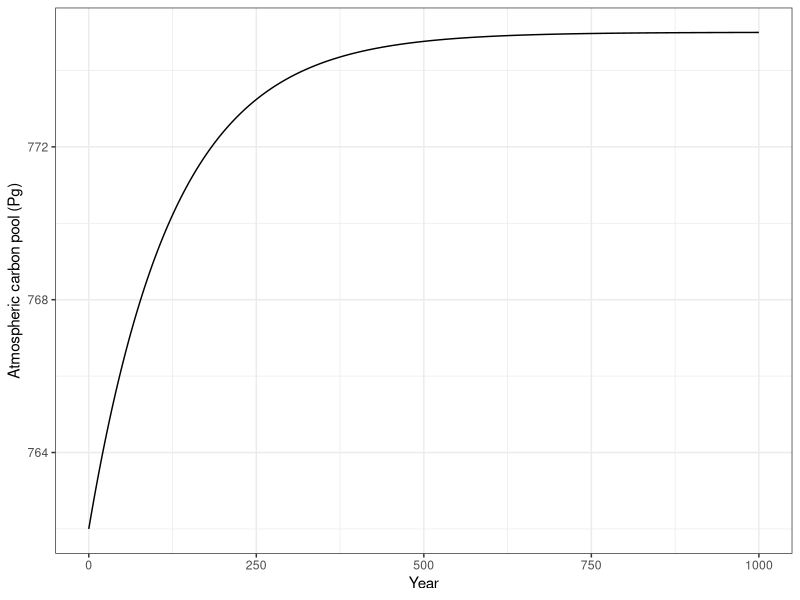
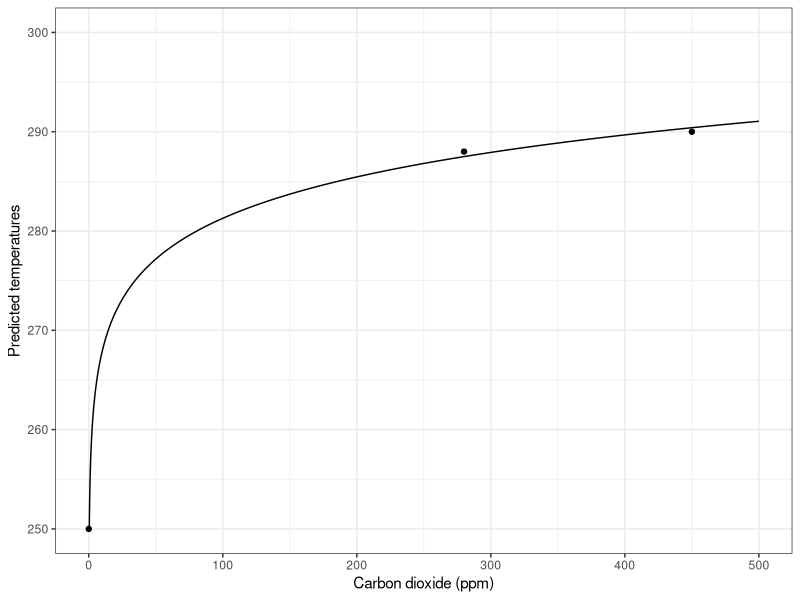
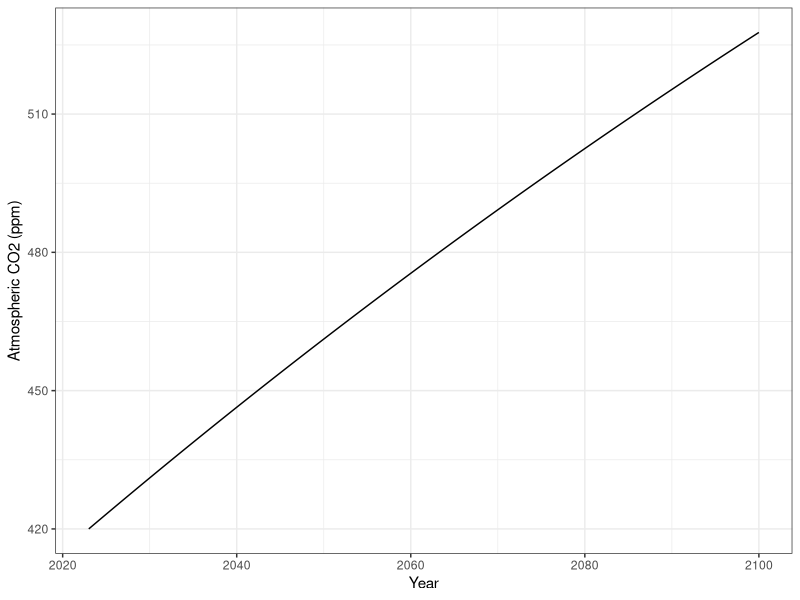
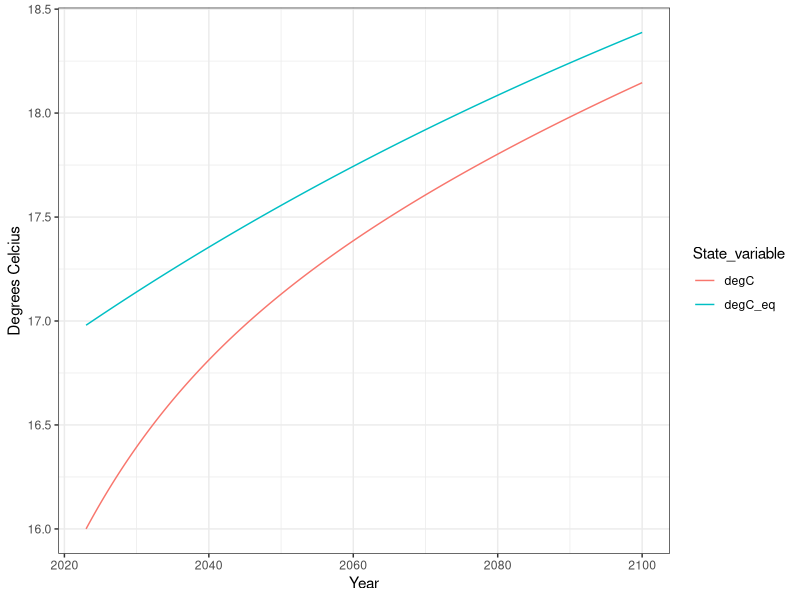
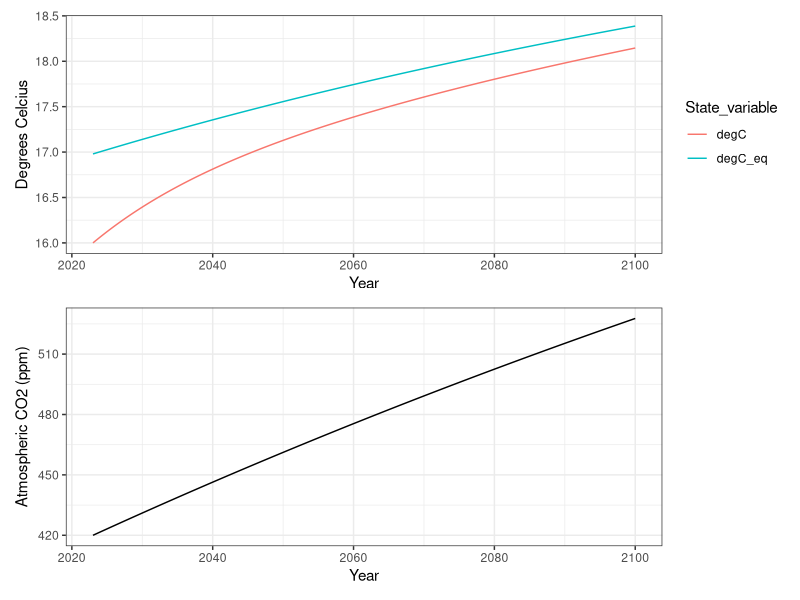
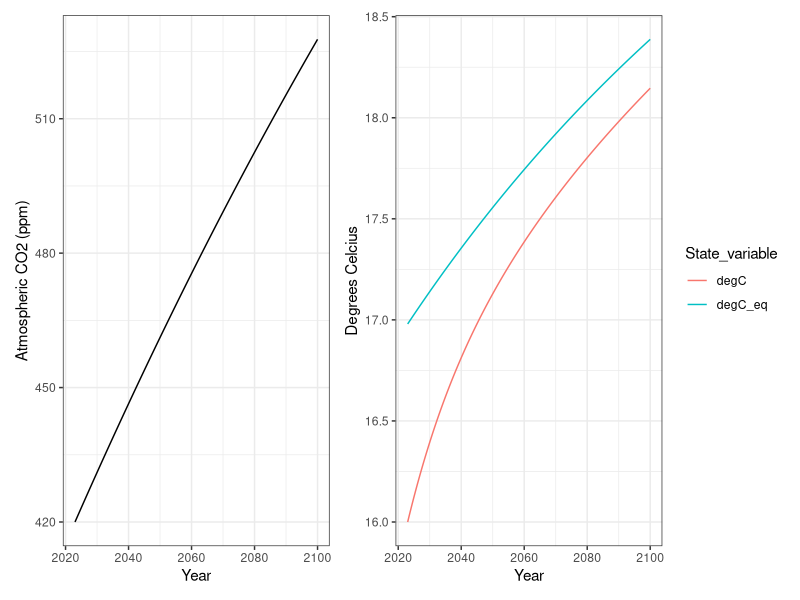
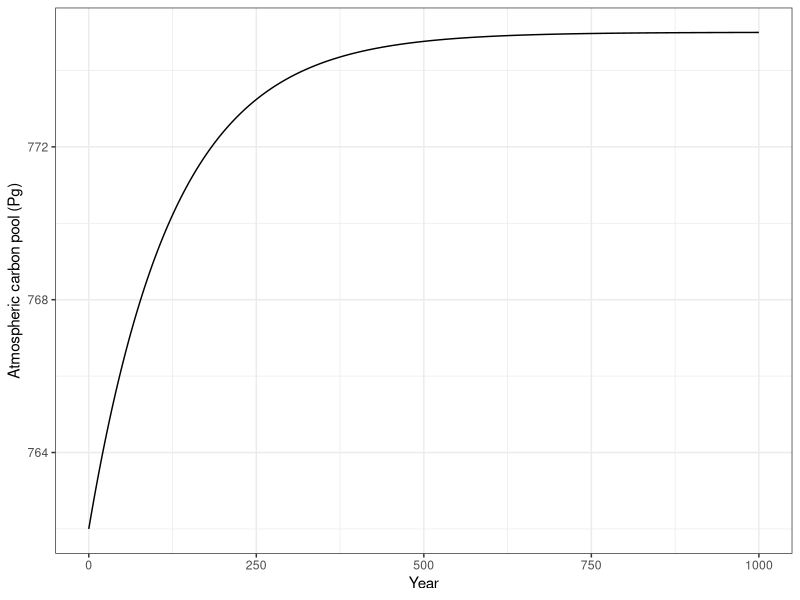
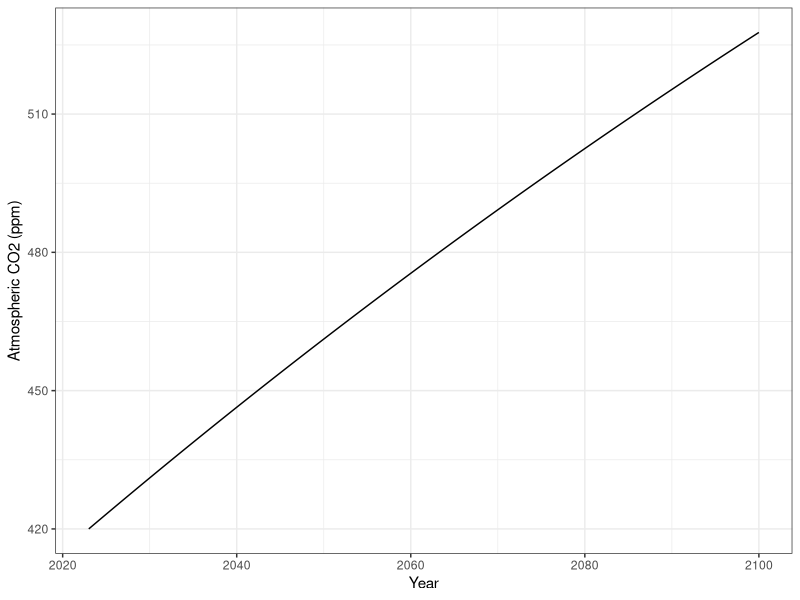

Write R code to recreate these figures, in order.
## ---- chunk 1
getwd()
## ---- chunk 2
#| message: false
## This script is for chapter XX in Hank's Intro to Ecology primer.

## We always use...
library(tidyverse)
## or usually just ggplot2 and dplyr packages within the tidyverse.
## In this chapter we also need
library(deSolve)
# for solving or integrating differential equations
## ---- chunk 3
or <- 91 # diffusion out of the ocean, due to respiration of microbes
ro <- 1 # river outgassing (diffusion)
fi <- 4 # fire
cp <- 0.1 # cement production
ff <- 7.6 # fossil fuel combustion (1998) 
lu <- 1.5 # land use change 
tr <- 56 # terrestrial respiration
inputs <- or + ro + fi + cp + ff + lu + tr
inputs
## ---- chunk 4
npp.o <- 92 # net primary production in the ocean (diffusion)
we <- 0.2 # Weathering of carbonate rock
ls <- 2.8 # land sink (burial)
npp.l <- 60 # net primary production on land

outputs <- npp.o + we + ls + npp.l
outputs
## ---- chunk 5
net.flux <- inputs - outputs
net.flux # in Pg C per year
## ---- chunk 6
# the pool
At <- 762
## ---- chunk 7
At.plus.1 <- At + net.flux
At.plus.1
## ---- chunk 8
#| echo: false
#| results: hide

net.flux

t <- c(2,25)
at.2.and.25 <- At + net.flux * t
at.2.and.25
## ---- chunk 9
## write code two years and for 25 years
## 
## ---- chunk 10
respiration <- 91 # Pg
photosynthesis <- 91 # Pg
carbonic_acid <- 1 #Pg
## ---- chunk 11
## simple first order equation.
## start
atmosphere1 <- function(t,y,p){
  with( as.list(c(y, p)), {
    
    ## this is the bit to recognize
    dA.dt <- I - e*A
    
    return(list( c(dA.dt), 
                 ## convert gigatonnes C to CO2 equivalent mass 
                 CO2_global_mass = A * (12 + 2*16)/12,
                 ## convert gigatonnes C to CO2 equivalent ppm
                 CO2_ppm = A / 2.13
    ) )
  })
}
## end
## ---- chunk 12
# Constant influx, and diffusion rate
p1 <- c(I=6.2, e=0.008)
# starting atmospheric carbon pool
y0 <- c(A=762);
## ---- chunk 13
# from zero to 100, by steps of one year
t <- seq(from=0, to=1000, by=1)
# integrate the rate equation for all time points, 
# starting with y0 at time zero, using our function and parameters.
output <- ode(y=y0, times=t, func=atmosphere1, parms=p1)
## ---- chunk 14
#| eval: true
# Finally, we plot the output.
out_df <- as.data.frame(output) 
firstorderA <- ggplot(out_df, aes(time, A)) + geom_line() + 
  labs(y="Atmospheric carbon pool (Pg)",
       x="Year") + 
  theme_bw()
firstorderA
ggsave("firstOrderAtmosphere.png", width=5, height=4)
## ---- chunk 15
#| echo: false
#| results: hide
asymp <- with(as.list(p1), I/e)
asymp
## ---- chunk 16
#| echo: false
#| results: hide

# net.flux
# at2and25

# firstorderA
# asymp

## 1. A* varies inversely with e (the per-concentration export rate)
## 1. Simple budget has no limit, while the first order has an asymptote
## 1. Oceans will acidify?
## 1. higher temps will excerbate dissolution

## ---- chunk 17
#| echo: false
K <- c(255, 288, 290)^4
A <- c(0, 280, 450)
m <- nls(K ~ .7*1372/(4*5.67e-8*(A+1)^g), start=list(g=-.08))
g <- - as.numeric( coef(m) )
## ---- chunk 18
#| label: fig-g
#| fig-cap: "Temperatures predicted from first principles and using Hank's greenhouse constant, $g$, which adjusts for observed and predicted temperatures, based on actual CO2 and temperature data and extremely complex and well-tested models used in IPCC reports."
#| message: false
#| warning: false

## graphing the curve of temperature vs. CO2
g <- 0.08488
Omega <- 1372
sigma <- 5.67e-8
albedo <- 0.3

# function to describe the relationship
predict.warming <- 
  function(x, g, Omega, sigma, albedo){ 
    ((1-albedo)*Omega/(4*sigma)*x^g )^(1/4)
    }

base <- ggplot() + lims(x=c(0, 500), y=c(250,300))
base + 
  geom_function(fun = predict.warming, 
                     args = list(g = g, Omega, sigma, albedo),
                n=5001) +
  annotate(geom="point", x=c(0, 280, 450), 
           y=c(250, 288, 290) ) +
  labs(
    x="Carbon dioxide (ppm)", 
      y="Predicted temperatures",
  ) + 
  theme_bw()
## ---- chunk 19
Earth1 <- function(t,y,p){
  with( as.list(c(y, p)), {
    ## hypothesized relation of carbon inputs and outputs for 
    ## the atmosphere
    ## constant input I, diffusion loss out eA
    ## CO2 rate equation, units CO2 / year
    dA.dt <- I + (1-A/280)
    
    ## incoming radiant energy
    F.in <- Omega/4 
    ## outgoing radiant energy
    F.out <- a*Omega/4 + (sigma/A^g)*K^4
    ## heat energy rate equation
    dK.dt <- (F.in - F.out)/lag
    
    ## What the temperature WOULD be, 
    ## without a lag 
    Equilibrium_K = ( (1-a) * Omega / (4*(sigma)) * A^g )^(1/4)
    
    ### Have R return these results to us
    return(list( c(dA.dt, dK.dt) , 
                 K_eq = Equilibrium_K
    ) )
  })
}

## ---- chunk 20
t <- seq(0, 77, 1/52)
## ---- chunk 21
y0 <- c(A=420, # CO2 equivalents in ppm in 2023
        K=289 # degrees Kelvin in 2023
        )
## ---- chunk 22
#| message: false
library(tidyverse) # data wrangling and graphics
library(deSolve) # for numerical integration of ODE models
## ---- chunk 23
parameters1 <- c(Omega = 1372, # incoming solar radiative forcing
       a=0.3, # albedo
       sigma = 5.67e-8, # Stefan-Boltzmann constant for radiative loss
       g = 0.08488, # greenhouse constant
       I = 2.1, # increase in CO2 ppm per year
       lag = 50 # lag time to partial temp equilibration
)
## ---- chunk 24
output1 <- ode(y=y0, 
               times=t, 
               func=Earth1, 
               parms=parameters1)
head(output1)
## ---- chunk 25
tail(output1)
## ---- chunk 26
p1.1 <- output1 %>% as.data.frame() %>%
  mutate(
    Year = time + 2023
  ) %>%
  ggplot(aes(x=Year, y=A)) + 
  geom_line() + labs(y="Atmospheric CO2 (ppm)") +
  theme_bw()
p1.1
ggsave("Exp1_CO2.png", plot=p1.1)
## ---- chunk 27
out.long1 <- output1 %>% as.data.frame() %>%
  select(time, K, K_eq) %>%
  transmute(
    Year = time + 2023,
    degC = K -273,
    degC_eq = K_eq -273
  ) %>%
  pivot_longer(cols=-Year, names_to = "State_variable", 
               values_to="Value")

p2.1 <- ggplot(out.long1, aes(x=Year, y=Value, color=State_variable)) + 
  geom_line() + 
  labs(y="Degrees Celcius")  +
  theme_bw()
p2.1
ggsave("Exp1_temps.png", plot=p2.1)
## ---- chunk 28
# eval: false
# uncomment and run
# install.package("patchwork", dep=TRUE)

# after installation, load it:
library(patchwork)

# use it.
# try
p2.1 / p1.1
# or 
p1.1 + p2.1
ggsave("Exp1_CO2andK.png", height=4, width=8)
## ---- chunk 29
parameters2 <- c(Omega = 1372, # incoming solar radiative forcing
       a=0.3, # albedo
       sigma = 5.67e-8, # Stefan-Boltzmann constant for radiative loss
       g = 0.08492, # greenhouse constant
       I = 0.5, # increase in CO2 ppm per year
       lag = 50 # lag time to partial temp equilibration
)
## ---- chunk 30
output2 <- ode(y=y0, times=t, func=Earth1, parms=parameters2)
tail(output2)
## ---- chunk 31
parameters3 <- c(Omega = 1372, # incoming solar radiative forcing
       a=0.3, # albedo
       sigma = 5.67e-8, # Stefan-Boltzmann constant for radiative loss
       g = 0.08492, # greenhouse constant
       I = 0.357, # increase in CO2 ppm per year
       lag = 50 # lag time to partial temp equilibration
)
## ---- chunk 32
output3 <- ode(y=y0, times=t, func=Earth1, parms=parameters3)
tail(output3)
